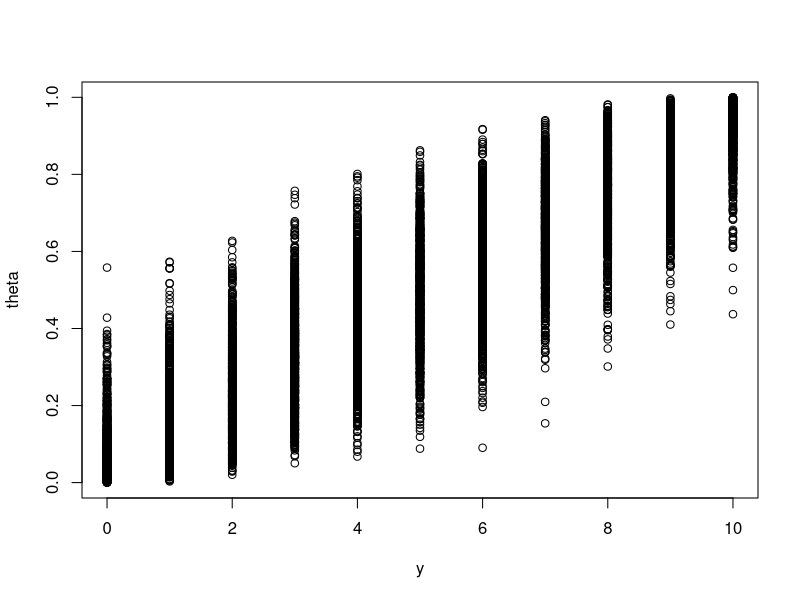

Write the R code that produced this figure. (Note: this script raises an error after producing the figure.)
## ---- chunk 1
knitr::opts_chunk$set(echo = TRUE)
## ---- chunk 2
# clear the environment
rm(list = ls())
## ---- chunk 3
N = 10000
y = rep(NA,N)
theta = runif(N)

for (i in 1: N){
  y[i] = rbinom(1, 10, theta[i])
}

plot(y, theta)

data = data.frame(theta, y)
ggplot(data, aes(x = theta)) + geom_histogram(binwidth = 0.02) + facet_wrap(~y, ncol = 4)
## ---- chunk 4
# estimate E[Z^4 * cos(Z)] where Z~Normal(0,1)

for(i in 1:3){
  for (n in c(1000,10000,100000,1000000)){
    Z = rnorm(n)
    X = Z^4 * cos(Z)
    m = mean(X)
    se = sd(X)/sqrt(n)
    cat("MC:  ", m, " +- ", se, "  (n=", n, ")", "\n", sep='')  # \n is "newline"

    # compute an approximate 95% confidence interval
    cat("  95% C.I.:  (", m-1.96*se, ",", m+1.96*se, ")\n", sep='')

  }
}
## ---- chunk 5
# double-exponential (Laplace) distribution
doubleexp = function(){
  if(runif(1)<0.5) return(-log(runif(1)))
  else return(log(runif(1)))
}
doubleexp()

# Monte Carlo Integration g(x,y) = cos(sqrt(x*y)) integrate over (0,1) for both x and y
g = function(x,y){cos(sqrt(x*y))}
M = 100000
xlist = runif(M)
ylist = runif(M)
funclist = g(xlist,ylist)
print(mean(funclist))
print(sd(funclist)/sqrt(M))
## ---- chunk 6
M = 10^6
uniflist = runif(M)
xlist = uniflist^(1/6)
numerator = sin(xlist^4) * cos(xlist*5)
denominator = sin(xlist^4) * cos(xlist^5) / xlist^2
print(mean(numerator) / mean(denominator))
## ---- chunk 7
# Rejection Sampler

g = function(x) { dnorm(x) }
f = function(x) { 1/2 * exp(-abs(x)) }
h = function(x){return(x^4)}
K = 6
Kf = function(x) { K * f(x) }
M = 10000 # number of attempts
xlist = hlist = fulllist = rep(NA, M)
numsamples = 0
for (i in 1:M){
  X = doubleexp()
  fulllist[i] = X
  U = runif(1)
  alpha = g(X) / Kf(X)
  if (U < alpha){
    xlist[i] = X
    hlist[i] = h(X)
    numsamples = numsamples + 1
  }
}

cat("Out of", M, "attempts, obtained", numsamples, "samples\n")
cat("mean of X is about", mean(xlist, na.rm=TRUE), "\n")

se =  sd(xlist, na.rm=TRUE) / sqrt(numsamples)
cat("standard error of X is about", se, "\n")

cat("mean of h(X) is about", mean(hlist, na.rm=TRUE), "\n")
se =  sd(hlist, na.rm=TRUE) / sqrt(numsamples)
cat("standard error of h(X) is about", se, "\n")

plot( fulllist, rep(0,M), pch="|", ylim=c(-1,2) )
points(xlist, rep(0.2,M), col="red", pch="|")
## ---- chunk 8
# auxiliary variable rejection sampling example 这里还没明白原理

g = function(y) { y^3 * sin(y^4) * cos(y^5) };
M = 10^4;

xlist = runif(M);
ylist = runif(M);
pilist = xlist[ylist < g(xlist)];
len = length(pilist);
cat("Obtained", len, "samples out of", M, "attempts.\n");

hlist = pilist^2;
cat("E(h) estimate: ", mean(hlist), "+-", sd(hlist)/sqrt(len), "\n");

plot(xlist,ylist, pch=".")
plot(g,add=TRUE, col="red")
points(xlist[ylist < g(xlist)],ylist[ylist < g(xlist)],col="green",pch=".")
points(xlist[ylist < g(xlist)],
	rep(0, length(ylist[ylist < g(xlist)])), col="blue", pch="|")
## ---- chunk 9
# M-H example of the previous function g(y) = y^3 * sin(y^4) * cos(y^5) and h(y) = y^2
g = function(y){
  if ((y<0)||(y>1))
    return(0)
  else
    return(y^3 * sin(y^4) * cos(y^5))
}

h = function(y){return(y^2)}

M = 11000 # run length
B = 1000 # amount of burn-in
X = runif(1) # over-dispersed starting distribution
sigma = 1 # proposal scaling
xlist = rep(0,M) # keep track of chain values
hlist = rep(0,M) # keep track of h function values
numaccept = 0

for (i in 1:M){
  Y = X + sigma + rnorm(1) # proposal value
  U = runif(1)
  alpha = g(Y) / g(X)
  if (U< alpha){
    X = Y # accept proposal
    numaccept = numaccept + 1
  }
  xlist[i] = X
  hlist[i] = h(X)
}


cat("ran Metropolis algorithm for", M, "iterations, with burn-in", B, "\n");
cat("acceptance rate =", numaccept/M, "\n");
u = mean(hlist[(B+1):M])
cat("mean of h is about", u, "\n")

se1 =  sd(hlist[(B+1):M]) / sqrt(M-B)
cat("iid standard error would be about", se1, "\n")

varfact <- function(xxx) { 2 * sum(acf(xxx, plot=FALSE)$acf) - 1 }
thevarfact = varfact(hlist[(B+1):M])
se = se1 * sqrt( thevarfact )
cat("varfact = ", thevarfact, "\n")
cat("true standard error is about", se, "\n")
cat("approximate 95% confidence interval is (", u - 1.96 * se, ",",
						u + 1.96 * se, ")\n\n")

plot(xlist, type='l')
acf(xlist)
## ---- chunk 10
# real Beta(6,3) density
a = 6
b = 3
x = seq(0,1,0.01) # points from 0 to 1 by 0.01 increment

# A-R simulation
T = 100000 # number of random draws
theta = rep(NA, T) # a vector container
c = 3 # re-scale coefficient

for (t in 1:T){
  z = runif(1,0,1) # generate z from the proposed distribution
  u = runif(1,0,1) # generate u from Uniform(0,1)
  r = dbeta(z,a,b)/(c * dunif(z)) # accept prob
  if (u <= r){ 
    theta[t] <- z
  }
  else{
    next
  }
}

## ---- chunk 11
hist(theta, breaks = 100, freq = FALSE, main = 'Random draws from beta(6, 3)')
lines(x, dbeta(x,a,b))
cat("Mean is equal to", a / (a+b),'\n',"Standard deviation is equal to", 
    sqrt((a*b)/((a+b)^2 * (a+b+1))),'\n')
cat("Estimated mean is equal to", mean(theta, na.rm=TRUE),'\n',"Standard deviation is equal to", sd(theta, na.rm=TRUE))
## ---- chunk 12
library(ggplot2)
## ---- chunk 13
# A more efficient way to write so
z = runif(T,0,1)
u = runif(T,0,1)
r = dbeta(z,a,b) / (c * dunif(z))
accept = (u<=r)
d = data.frame(theta = z, accept = factor(accept, levels = c('FALSE','TRUE')))
ggplot(d, aes(x = theta, fill = accept)) + geom_histogram(binwidth = 0.01)
## ---- chunk 14
# consider the Normal distribution case

# helper functions that are used in the for loop

number_of_data_points = 100
data =  rnorm(number_of_data_points, mean = 4.3, sd = 2.7)
summary(data)
# uniform prior
draw_mu = function(){
  return(runif(1, min = 0, max = 10))
}
draw_sigma = function(){
  return(runif(1, min = 0, max = 10))
}

# data simulation function
simulate_data <- function (number_of_data_points, mu, sigma) { 
  return(rnorm(number_of_data_points, mean = mu, sd = sigma))
}



# comparison method 1: squared_distance of quantiles
compute_quantiles <- function(data) {
  return (quantile(data, probs=c(0.1, 0.5, 0.9)))
}
# First method to compare a simulated sample to the observed data
compare_quantiles_with_squared_distance <- function (true, simulated) {
  distance = sqrt(sum(mapply(function(x,y) (x-y)^2, true, simulated)))
  return(distance)
}

# Second method to compare a simulated sample to the observed data
compare_quantiles_with_median_and_spread <- function (true_quantiles, simulated_quantiles) {
  distances=vector(length=2, mode="numeric")
  distances[1] <- abs(true_quantiles[2]-simulated_quantiles[2])
  true_spread <- true_quantiles[3]-true_quantiles[1]
  simulated_spread <- simulated_quantiles[3]-simulated_quantiles[1]
  distances[2] <- abs(true_spread - simulated_spread)
  return(distances)
}
# Third method to compare a simulated sample to the observed data
compare_distributions_with_mean_and_variance <-function (true, simulated) {
  # comparison with the observed summary statistics
  diffmean <- abs(mean(true) - mean(simulated))
  diffsd <- abs(sd(true) - sd(simulated))
  return(c(diffmean, diffsd))
}

# Accept or reject based on the second method to compare a simulated sample to the observed data
accept_or_reject_with_median_and_spread <- function (true, simulated, acceptance_threshold) {
  distances = compare_quantiles_with_median_and_spread(compute_quantiles(true), compute_quantiles(simulated))
  if((distances[1] < acceptance_threshold) & (distances[2] < 4*acceptance_threshold) ) return(TRUE) else return(FALSE)
}
# Accept or reject based on the third method to compare a simulated sample to the observed data
accept_or_reject_with_mean_variance <- function (true, simulated, acceptance_threshold) {
  differences = compare_distributions_with_mean_and_variance(true, simulated)
  if((differences[1] < acceptance_threshold) & (differences[2] < 2*acceptance_threshold)) return(TRUE) else return(FALSE)
}

# a function to accept or reject a sample based on its distance to the observed data (in one go)
accept_or_reject_with_squared_distance <- function (true, simulated, acceptance_threshold) {
  distance = compare_quantiles_with_squared_distance(compute_quantiles(true), compute_quantiles(simulated))
  if((distance < acceptance_threshold) ) return(TRUE) else return(FALSE)
}

accept_or_reject_with_squared_distance(true = data, simulated = simulate_data(100, 4, 3), 0.9)
## ---- chunk 15
# full accept-rejection sampler after applying all the previous helper functions

sample_by_rejection <- function (true_data, n_iterations, acceptance_threshold, accept_or_reject_function) {
  
  number_of_data_points = length(true_data)
  
  accepted_or_rejected <- vector(length = n_iterations)
  sampled_mus <- vector(length = n_iterations, mode = "numeric")
  sampled_sigmas <- vector (length = n_iterations, mode = "numeric")
# 3 containers
  
  for (i in 1:n_iterations){
    mu <- draw_mu()
    sigma <- draw_sigma()
    parameters = list("mu"=mu, "sigma"=sigma)
    simulated_data <- simulate_data(number_of_data_points, mu, sigma)
    accepted_or_rejected[i] = accept_or_reject_function(true_data, simulated_data, acceptance_threshold)
    sampled_mus[i] = mu
    sampled_sigmas[i] = sigma
  }
  return(data.frame(cbind("accepted_or_rejected" = accepted_or_rejected, "sampled_mus" = sampled_mus, "sampled_sigmas" = sampled_sigmas)))
}
## ---- chunk 16
# Performance
sampled_parameter_values_suqared_distances = sample_by_rejection(data, 200000, 0.5, accept_or_reject_with_squared_distance)

sampled_parameter_values_median_and_spread = sample_by_rejection(data, 200000, 0.1, accept_or_reject_with_median_and_spread)

sampled_parameter_values_mean_and_variance = sample_by_rejection(data, 200000, 0.1, accept_or_reject_with_mean_variance)
## ---- chunk 17
# the number of samples being accepted out of 200000
sum(sampled_parameter_values_suqared_distances$accepted_or_rejected)

sum(sampled_parameter_values_median_and_spread$accepted_or_rejected)

sum(sampled_parameter_values_mean_and_variance$accepted_or_rejected)
## ---- chunk 18
library(coda)
## ---- chunk 19
rej_samples_squared_distances_as_mcmc = mcmc(sampled_parameter_values_suqared_distances[which(sampled_parameter_values_suqared_distances$accepted_or_rejected == 1), c(2,3)])

summary(rej_samples_squared_distances_as_mcmc)
## ---- chunk 20
plot(rej_samples_squared_distances_as_mcmc)

autocorr.plot((rej_samples_squared_distances_as_mcmc))
# no correlation between subsequent 
## ---- chunk 21
rej_samples_median_and_spread_as_mcmc = mcmc(sampled_parameter_values_median_and_spread[which(sampled_parameter_values_median_and_spread$accepted_or_rejected==1),c(2,3)])

summary(rej_samples_median_and_spread_as_mcmc)

rej_samples_mean_and_variance_as_mcmc = mcmc(sampled_parameter_values_mean_and_variance[which(sampled_parameter_values_mean_and_variance$accepted_or_rejected==1),c(2,3)])

summary(rej_samples_mean_and_variance_as_mcmc)
## ---- chunk 22
# Case1:the Metropolis method
# for the standard normal distribution using innovations/residuals from a U(-eps,eps)
metrop1 = function(n=1000, eps=0.5){
  vec = vector('numeric',n)
  x = 0
  vec[1] = x
  for (i in 2:n){
    innov = runif(1, -eps, eps)
    candidate = x + innov # a candidate value
    acceptance_prob = min(1, dnorm(candidate)/ dnorm(x))
    u = runif(1)
    if (u < acceptance_prob)
      x = candidate
    vec[i] = x
  }
  return(vec)
}

plot.mcmc<-function(mcmc.out)
{
    op=par(mfrow=c(2,2))
    plot(ts(mcmc.out),col=2)
    hist(mcmc.out,30,col=3)
    qqnorm(mcmc.out,col=4)
    abline(0,1,col=2)
    acf(mcmc.out,col=2,lag.max=100)
    par(op)
}
 
metrop.out = metrop1(3000,1)
plot.mcmc(metrop.out)
